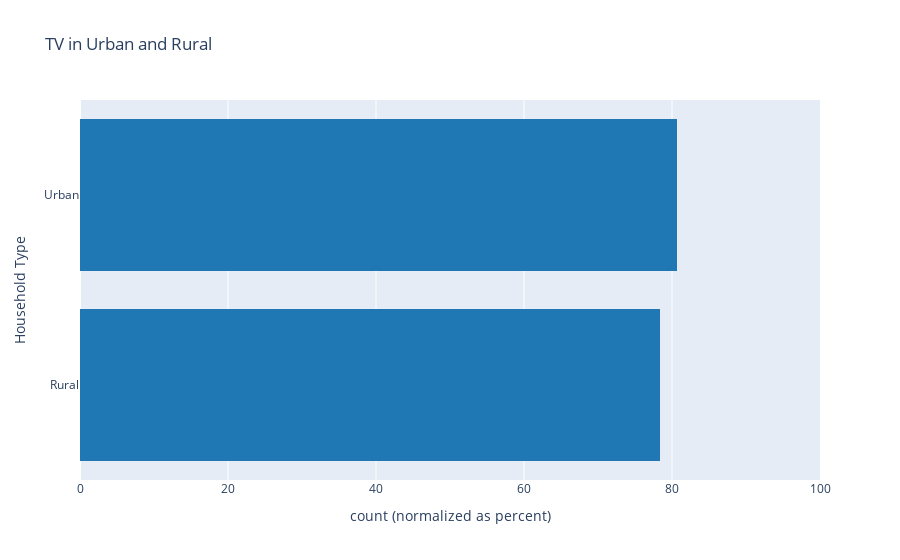

This figure's notebook cell:
### Markdown cell above
### TV Status by Household Type
The plot shows that both Urban and Rural have a very similar probabilty of having a TV. Having the same probability removes presence of TV as a factor when comparing electricity bills between rural and urban.

### Code cell
fig = px.histogram(
    electricity.sort_values("household_type").sort_values("is_tv", ascending=False),
    y="household_type",
    color="is_tv",
    barmode="stack",
    barnorm="percent",
    title="TV in Urban and Rural",
    labels={"is_tv": "Has TV?", "household_type": "Household Type"},
    color_discrete_map={1: "#1f78b4", 0:"rgba(0,0,0,0)"}
)
fig.update_layout(showlegend=False)
fig.show()

### Figure 1 — Plotly figure (JSON) as saved in the notebook; plotly's stock layout.template omitted (floating-point values rounded to 4 significant figures; data arrays with more than 128 entries replaced by an {"elided": "..."} marker saying what was removed)
{"data": [{"alignmentgroup": "True", "bingroup": "y", "hovertemplate": "Has TV?=1<br>count (normalized as percent)=%{x}<br>Household Type=%{y}<extra></extra>", "legendgroup": "1", "marker": {"color": "#1f78b4", "pattern": {"shape": ""}}, "name": "1", "offsetgroup": "1", "orientation": "h", "showlegend": true, "type": "histogram", "xaxis": "x", "y": {"elided": "775 str values"}, "yaxis": "y"}, {"alignmentgroup": "True", "bingroup": "y", "hovertemplate": "Has TV?=0<br>count (normalized as percent)=%{x}<br>Household Type=%{y}<extra></extra>", "legendgroup": "0", "marker": {"color": "rgba(0,0,0,0)", "pattern": {"shape": ""}}, "name": "0", "offsetgroup": "0", "orientation": "h", "showlegend": true, "type": "histogram", "xaxis": "x", "y": {"elided": "197 str values"}, "yaxis": "y"}], "layout": {"barmode": "stack", "barnorm": "percent", "legend": {"title": {"text": "Has TV?"}, "tracegroupgap": 0}, "showlegend": false, "title": {"text": "TV in Urban and Rural"}, "xaxis": {"anchor": "y", "domain": [0, 1], "title": {"text": "count (normalized as percent)"}}, "yaxis": {"anchor": "x", "domain": [0, 1], "title": {"text": "Household Type"}}}}
